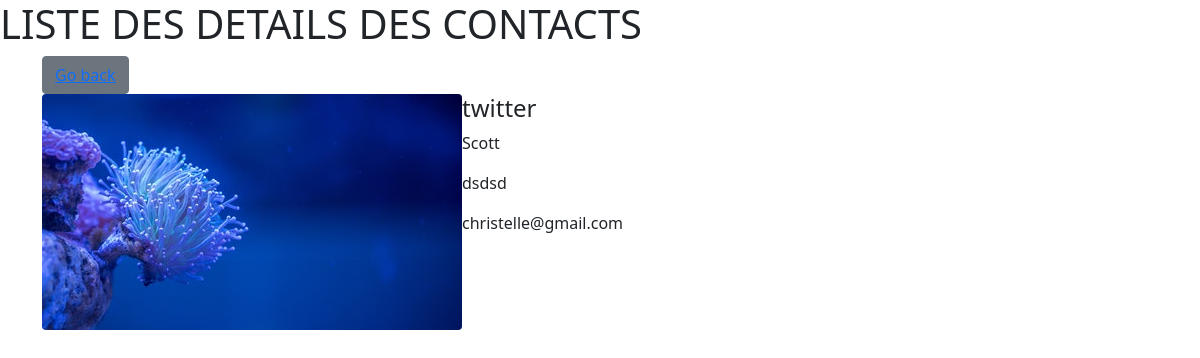
/detail/4/, run on the app's committed database.
### contact/models.py (models this page shows)
class Base(models.Model):
    date_add = models.DateField(auto_now_add=True)
    date_update = models.DateField(auto_now=True)
    status = models.BooleanField(default=True)
    class Meta:
        abstract = True

class ListContact(Base):
    user = models.ForeignKey(User, on_delete=models.CASCADE , null = True , blank=True)
    nom = models.CharField(max_length=250)
    prenom = models.CharField(max_length=250)
    contact = models.CharField(max_length=250)
    email = models.EmailField(max_length=254)
    photo = models.FileField(upload_to='images')

### contact/views.py (the view)
# urls.py: path('detail/<int:id>/',views.detail , name= 'detail'),
def detail(request ,id):
    contact = get_object_or_404(models.ListContact , id =id )
    return render(request, 'detail.html',locals())

### templates/detail.html (shortened to what this page needs)
<h1> LISTE DES DETAILS DES CONTACTS</h1>
<link href="https://cdn.jsdelivr.net/npm/bootstrap@5.0.1/dist/css/bootstrap.min.css" rel="stylesheet">
<div class="container">
    <button type="button" class="btn btn-secondary"><a href="{% url 'index' %}">Go back</a></button>
    <div><img src="{{contact.photo.url}}" class="rounded float-start" alt="{{contact.nom}}"></div>
    <h4>{{contact.nom}}</h4>
    <p>{{contact.prenom}}</p>
    <p>{{contact.contact}}</p>
    <p>{{contact.email}}</p>
</div>

### data on the page
ListContact: photo (picture), nom "twitter", prenom "Scott", contact "dsdsd", email "christelle@gmail.com"
